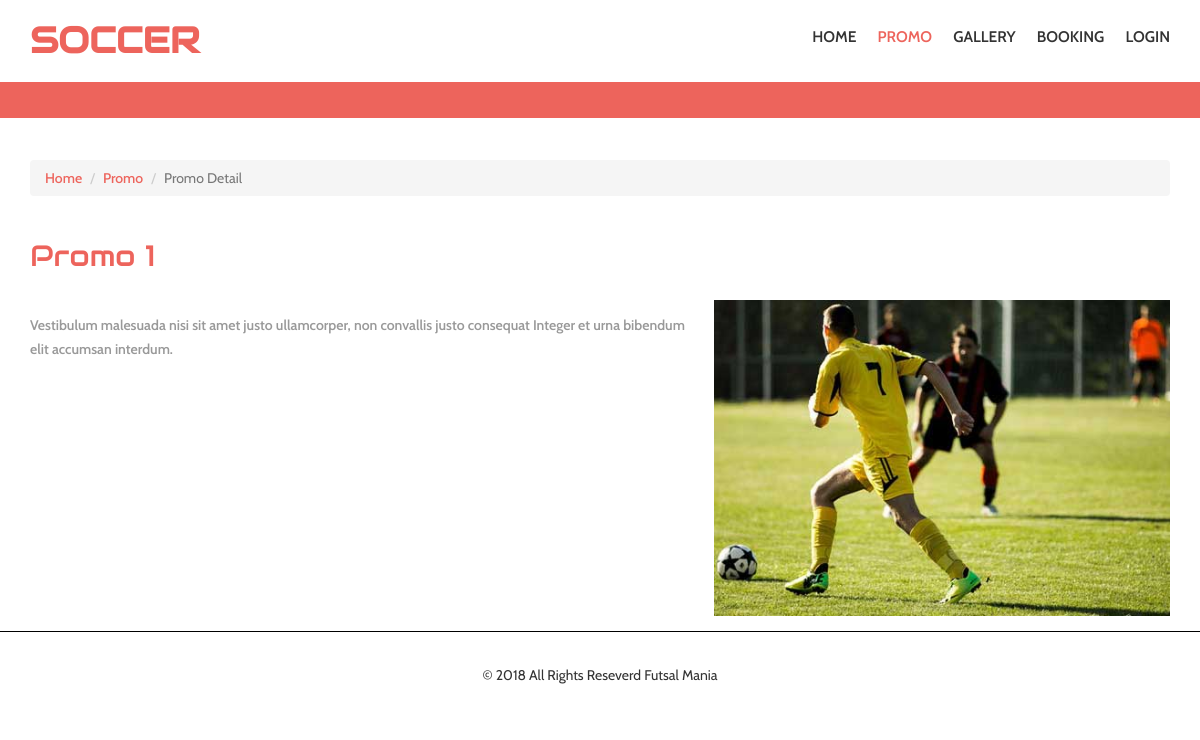
Screenshot of /?menu=promo&action=detail&id=1 with the database file from the repository.
### tables this page shows
CREATE TABLE `t_promo` (
  `id_promo` int(11) NOT NULL AUTO_INCREMENT,
  `id_arena` int(11) NOT NULL,
  `judul` varchar(100) NOT NULL,
  `deskripsi` text NOT NULL,
  `tanggal_created` datetime NOT NULL,
  `periode_awal` date NOT NULL,
  `periode_akhir` date NOT NULL,
  `diskon` int(11) NOT NULL DEFAULT '0',
  `status` int(11) NOT NULL DEFAULT '0',
  PRIMARY KEY (`id_promo`)
);

### class/connection.php (called while the page is built, shortened)
<?php
class connection{
	private $host="localhost";
	private $user="root";
	private $pass="";
	private $database="futsal";
      private $con;
      public function __construct(){
		$this->con= new mysqli($this->host, $this->user, $this->pass, $this->database);
	}
	public function getRow($query){
		$data = array();
		$result=$this->con->query($query);
		if($result){
			$data = $result->fetch_assoc();
		}
		return $data;
	}
}
?>

### pages/promo_detail.php (the view)
<div class="about" style="margin-bottom: 15px;">
	 <div class="container">
		 <ol class="breadcrumb">
		  <li><a href="index.php">Home</a></li>
		  <li><a href="?menu=promo">Promo</a></li>
		  <li class="active">Promo Detail</li>
		 </ol>
		 <h2><?= $promo['judul'] ?></h2>
		 <div class="about-grids">
			 <div class="about-grid">
				 <p class="abt-info"><?= $promo['deskripsi'] ?></p>
			</div>
			 <div class="about-pic">
				 <img src="images/abt.jpg" alt=""/>
			 </div>
			 <div class="clearfix"></div>
		 </div>
	 </div>
</div>

### css/style.css (style rules this page uses)
body { margin:0; font-family: 'Cabin', sans-serif; }
body a { transition: 0.5s all ease; -webkit-transition: 0.5s all ease; -moz-transition: 0.5s all ease; -o-transition: 0.5s all ease; -ms-transition: 0.5s all ease; }
h1,h2,h3,h4,h5,h6 { margin:0; }
p { margin:0; }
ol.breadcrumb { margin-top:3em; margin-bottom:0; }
ol.breadcrumb li a { color:#ed645c; font-weight:500; }
.about h2 { margin-top:1.5em; font-size:2.1em; font-weight:500; color:#ed645c; font-family: 'Audiowide', cursive; }
.about-grids { margin-top:2em; }
.about-grid { width:58%; float:left; margin-right:2%; }
.about-pic { float:left; width:40%; }
.about-pic img { width:100%; }
.about-grid p { line-height: 1.8em; color: #999; margin-top:1em; }
p.abt-info { color:#999; line-height:1.7em; font-weight:600; }

### rows the page displays
t_promo: judul "Promo 1", deskripsi "Vestibulum malesuada nisi sit amet justo ullamcorper, non convallis justo consequat Integer et urna bibendum elit accumsan interdum."
